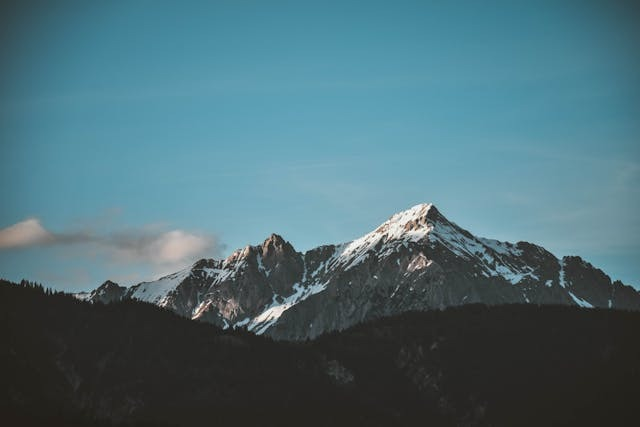
#> input picture CV-STUDY/images/mountain.jpg, 640 x 427 px
$ jupyter execute 07_edge_detection.ipynb   (text cells are left out)
#> lines starting #> are read from the running program, lines starting #| are printed output that depends on the picture; after the words box and inside, x2 and y2 are one past the last pixel; in counts of white or black regions, pixels touching at a corner belong together
[cell 1]
import cv2 as cv
MOUNTAIN_PATH = "../images/mountain.jpg"

[cell 2]
img = cv.imread(MOUNTAIN_PATH, cv.IMREAD_GRAYSCALE)
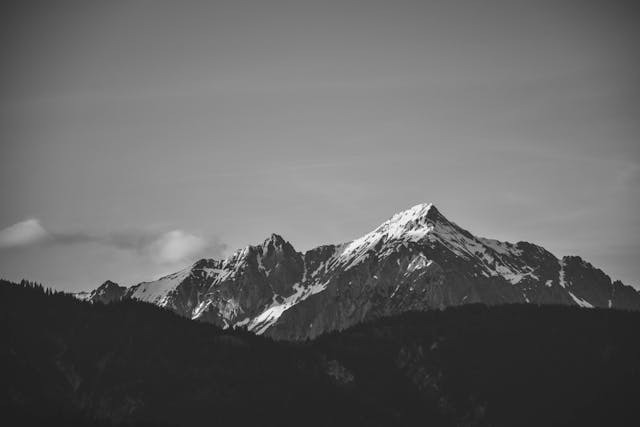
#> img: shape (427, 640); min 16, max 255, mean 100.5
canny = cv.Canny(img, 50, 150)
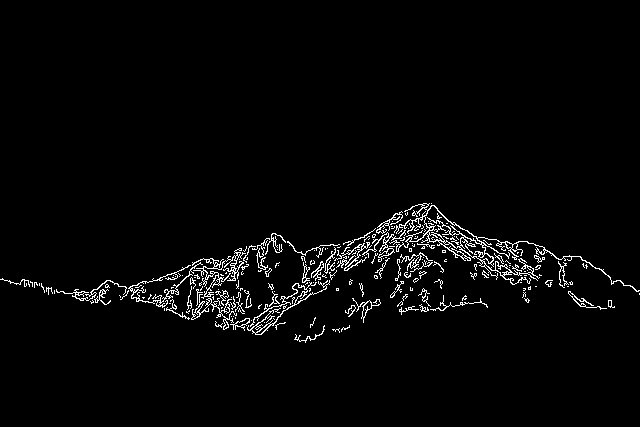
#> canny: shape (427, 640); 2.7% white in thin lines or dots, all inside (x1, y1, x2, y2) = (0, 203, 640, 343)

cv.imshow("img", img)
cv.imshow("Canny", canny)

cv.waitKey(0)
cv.destroyAllWindows()

[cell 3]
img = cv.imread(MOUNTAIN_PATH, cv.IMREAD_GRAYSCALE)

name = "Canny"

cv.namedWindow(name)
cv.createTrackbar("threshold1", name, 50, 255, lambda x:x)
cv.createTrackbar("threshold2", name, 150, 255, lambda x:x)

while True:
    threshold1 = cv.getTrackbarPos("threshold1", name)
    threshold2 = cv.getTrackbarPos("threshold2", name)

    canny = cv.Canny(img, threshold1, threshold2)
    cv.imshow(name, canny)

    if cv.waitKey(1) == ord("q"):
#> (key q is pressed here)
        break

cv.destroyAllWindows()

[cell 4]
# 실습3. 캠 화면에 검출
# 캠 화면에 Canny edge detection적용
# Canny의threshold1, threshold2을 조절할 수 있는 Trackbar 생성

cap = cv.VideoCapture(0)

name = "Canny Cap"
cv.namedWindow(name)
cv.createTrackbar("threshold1", name, 50, 255, lambda x:x)
cv.createTrackbar("threshold2", name, 150, 255, lambda x:x)

while cap.isOpened():
    ret, frame = cap.read()
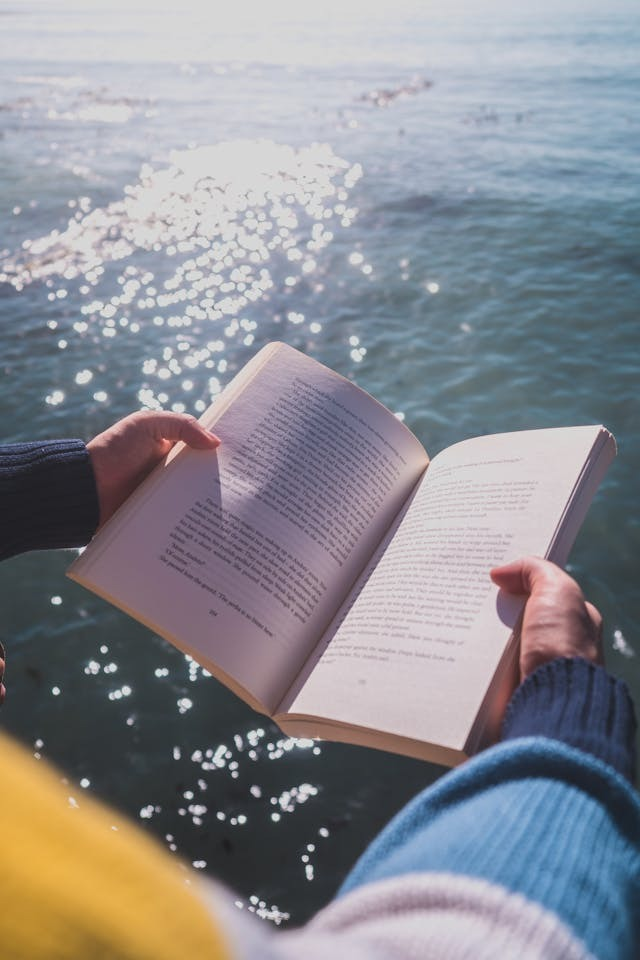
#> input picture CV-STUDY/images/book.jpg, 640 x 960 px, given in place of the camera
#> frame is the input picture: shape (960, 640, 3); mean B, G, R 145.7, 139.7, 139.4
    if not ret:
        break

    threshold1 = cv.getTrackbarPos("threshold1", name)
    threshold2 = cv.getTrackbarPos("threshold2", name)

    gray = cv.cvtColor(frame, cv.COLOR_BGR2GRAY)
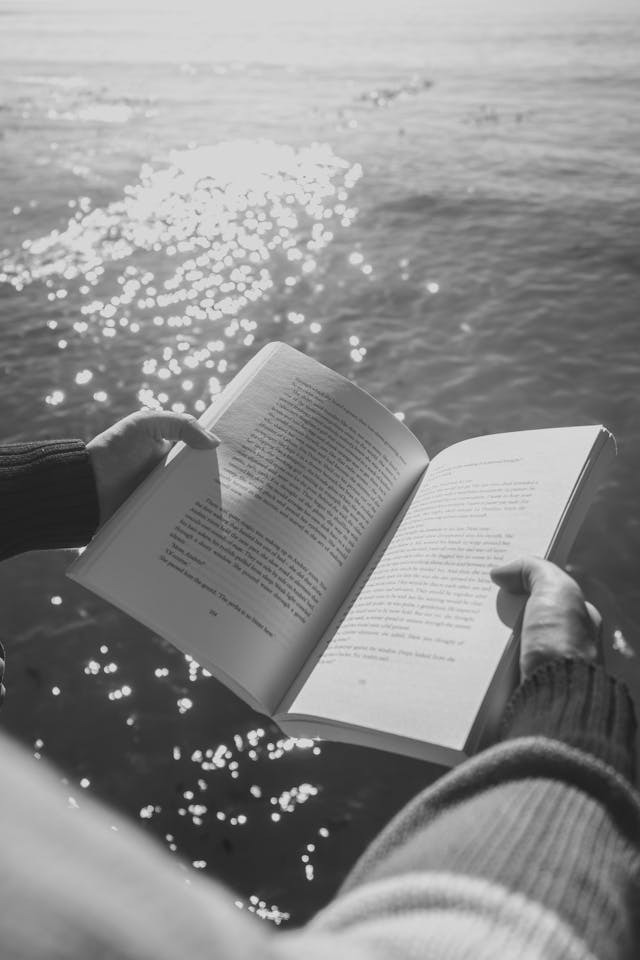
#> gray: shape (960, 640); min 17, max 234, mean 140.3
    canny_cap = cv.Canny(gray, threshold1, threshold2)
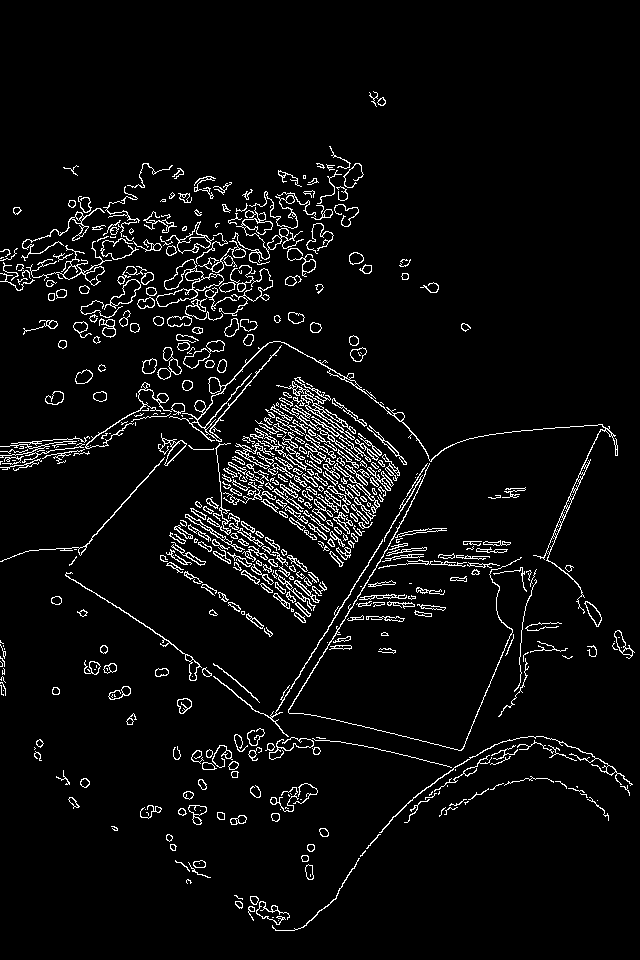
#> canny_cap: shape (960, 640); 4.9% white in thin lines or dots, all inside (x1, y1, x2, y2) = (0, 91, 635, 931)
    cv.imshow(name, canny_cap)

    if cv.waitKey(1) == ord("q"):
#> (key q is pressed here)
        break

cap.release()
cv.destroyAllWindows()

[cell 5]
# 가우시안 블러 적용
img = cv.imread("../images/dog.jpg", cv.IMREAD_GRAYSCALE)
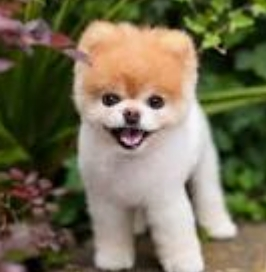
#> input picture CV-STUDY/images/dog.jpg, 266 x 272 px
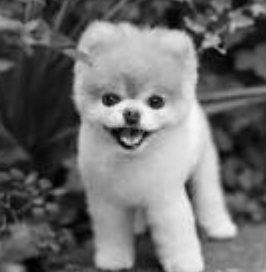
#> img: shape (272, 266); min 0, max 247, mean 108.8
blurred = cv.GaussianBlur(img, (5,5), 0)

canny = cv.Canny(img, 50, 150)
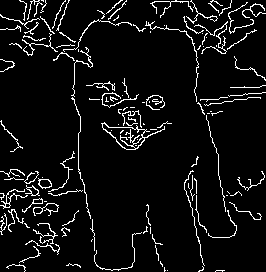
#> canny: shape (272, 266); 6.5% white in thin lines or dots
canny_blurred = cv.Canny(blurred, 50, 150)
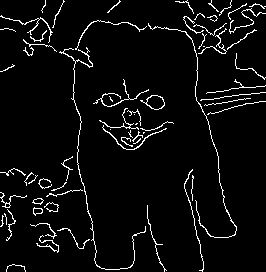
#> canny_blurred: shape (272, 266); 4.9% white in thin lines or dots

cv.imshow("img", canny)
cv.imshow("blurred", canny_blurred)

cv.waitKey(0)
cv.destroyAllWindows()
